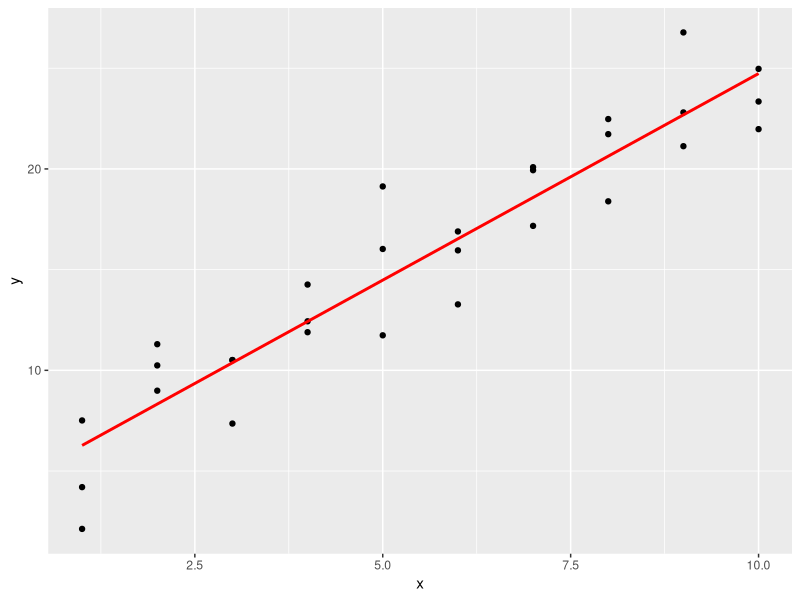
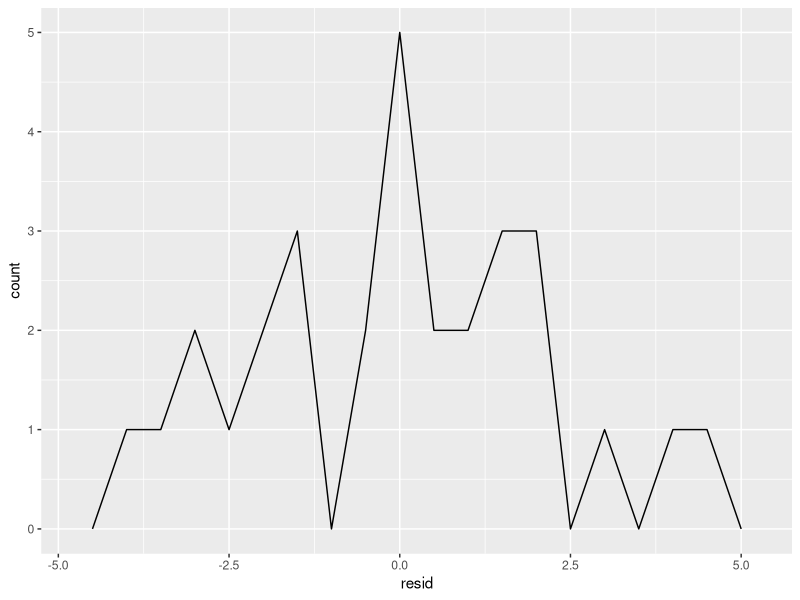
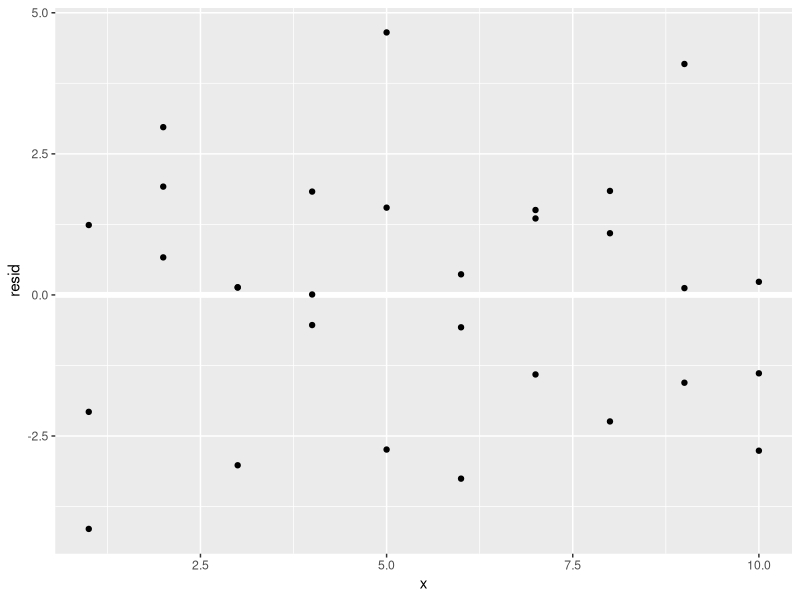
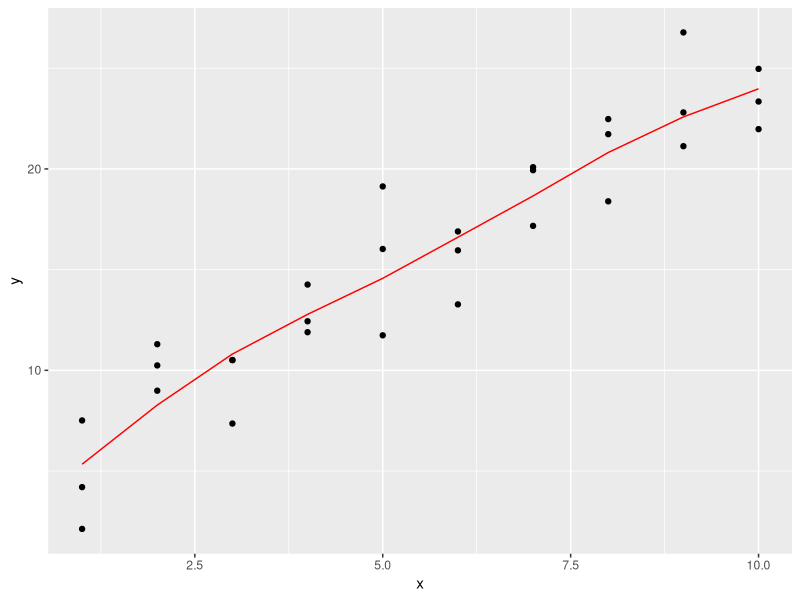
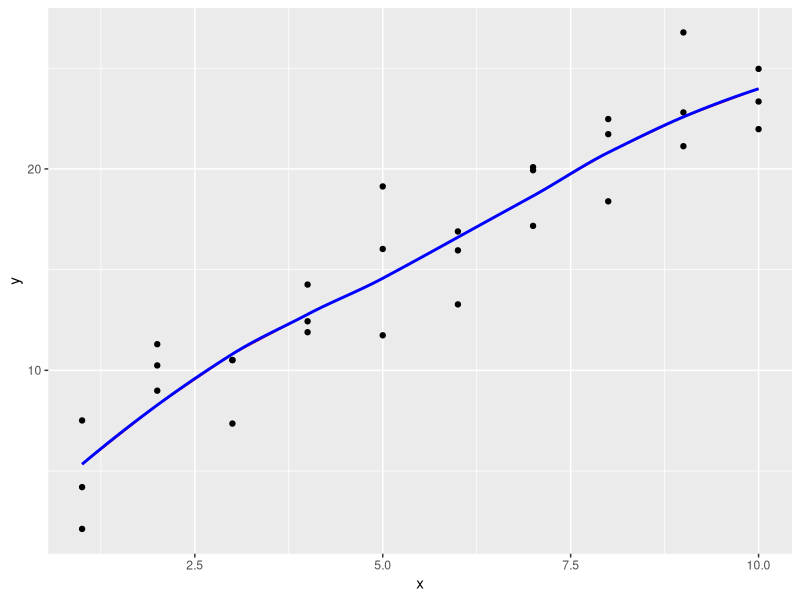
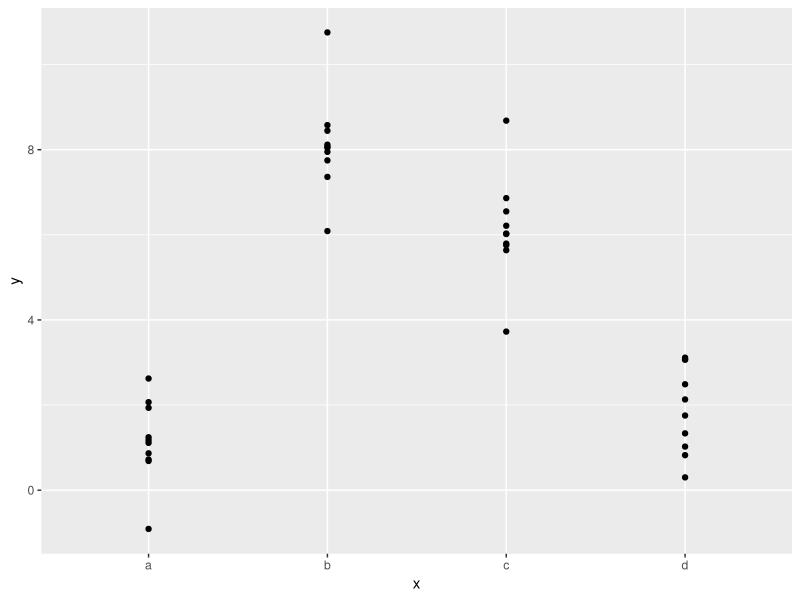
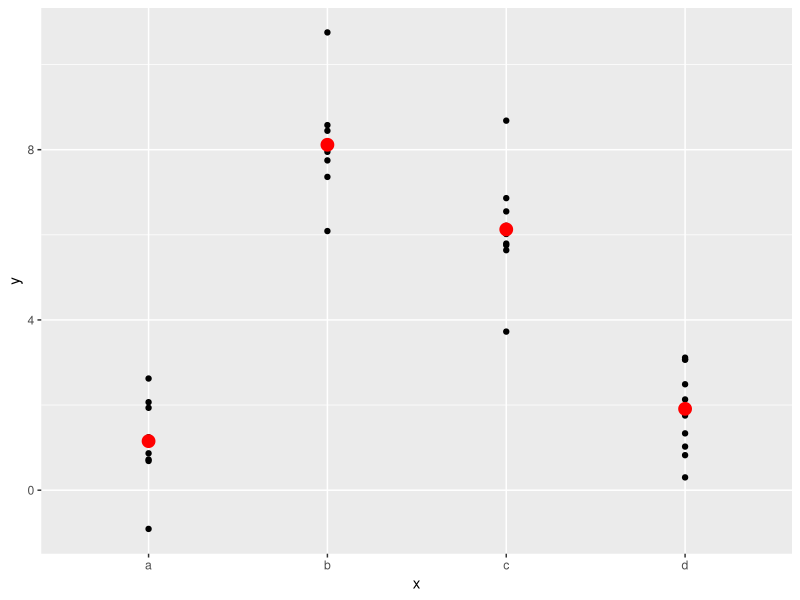
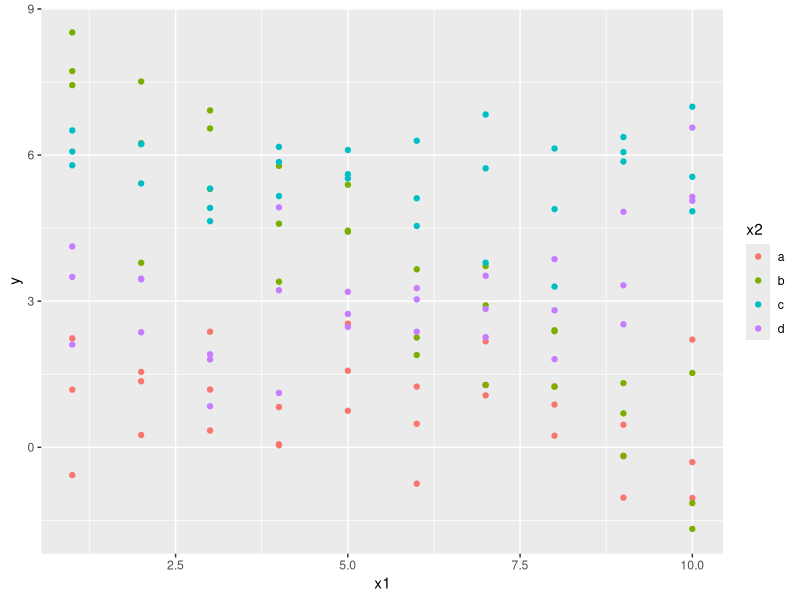

The R source for these figures, in order:
## ---- chunk 1
knitr::opts_chunk$set(echo = TRUE)
## ---- chunk 2
library(modelr)
grid <- sim1 %>% 
  data_grid(x)
 
## ---- chunk 3
sim1_mod <- lm(y ~ x, data = sim1)

grid <- grid %>% 
  add_predictions(sim1_mod) 
grid

## ---- chunk 4
library(ggplot2)
ggplot(sim1, aes(x)) +
  geom_point(aes(y = y)) +
  geom_line(aes(y = pred), data = grid, colour = "red", size = 1)
## ---- chunk 5
sim1 <- sim1 %>% 
  add_residuals(sim1_mod)
sim1
## ---- chunk 6
ggplot(sim1, aes(resid)) + 
  geom_freqpoly(binwidth = 0.5)
## ---- chunk 7
ggplot(sim1, aes(x, resid)) + 
  geom_ref_line(h = 0) +
  geom_point()
## ---- chunk 8
#First use add_predictions and add_residuals to add the predictions and residuals from a loess regression to the sim1 data.

sim1_loess <- loess(y ~ x, data = sim1)
grid_loess <- sim1 %>%
  add_predictions(sim1_loess)

sim1 <- sim1 %>%
  add_residuals(sim1_loess, var = "resid_loess") %>%
  add_predictions(sim1_loess, var = "pred_loess")
  
#This plots the loess predictions. The loess produces a nonlinear, but smooth line through the data.

plot_sim1_loess <- 
  ggplot(sim1, aes(x = x, y = y)) +
  geom_point() +
  geom_line(aes(x = x, y = pred), data = grid_loess, colour = "red")
plot_sim1_loess

#As we see the massege, The predictions of loess are the same as the default method for geom_smooth because geom_smooth() uses loess() by default.

plot_sim1_loess +
  geom_smooth(colour = "blue", se = FALSE, alpha = 0.20)

#plot the residuals (red), and compare them to the residuals from lm (black). In general, the loess model has smaller residuals within the sample 

#ggplot(sim1, aes(x = x)) +
 # geom_ref_line(h = 0) +
 # geom_point(aes(y = resid)) +
  #geom_point(aes(y = resid_loess), colour = "red") why Error in FUN(X[[i]], ...) : object 'resid_loess' not found?
## ---- chunk 9
library(tibble)
df <- tribble(
  ~y, ~x1, ~x2,
  4, 2, 5,
  5, 1, 6
)
model_matrix(df, y ~ x1)
model_matrix(df, y ~ x2)
## ---- chunk 10
model_matrix(df, y ~ x1 - 1)
## ---- chunk 11
df <- tribble(
  ~ sex, ~ response,
  "male", 1,
  "female", 2,
  "male", 1
)
model_matrix(df, response ~ sex)
## ---- chunk 12
ggplot(sim2) + 
  geom_point(aes(x, y))
## ---- chunk 13
mod2 <- lm(y ~ x, data = sim2)

grid <- sim2 %>% 
  data_grid(x) %>% 
  add_predictions(mod2)
grid
## ---- chunk 14
ggplot(sim2, aes(x)) + 
  geom_point(aes(y = y)) +
  geom_point(data = grid, aes(y = pred), colour = "red", size = 4)
## ---- chunk 15
#tibble(x = "e") %>% 
#  add_predictions(mod2)
#got error
## ---- chunk 16
ggplot(sim3, aes(x1, y)) + 
  geom_point(aes(colour = x2))
## ---- chunk 17
mod1 <- lm(y ~ x1 + x2, data = sim3)
mod2 <- lm(y ~ x1 * x2, data = sim3)
